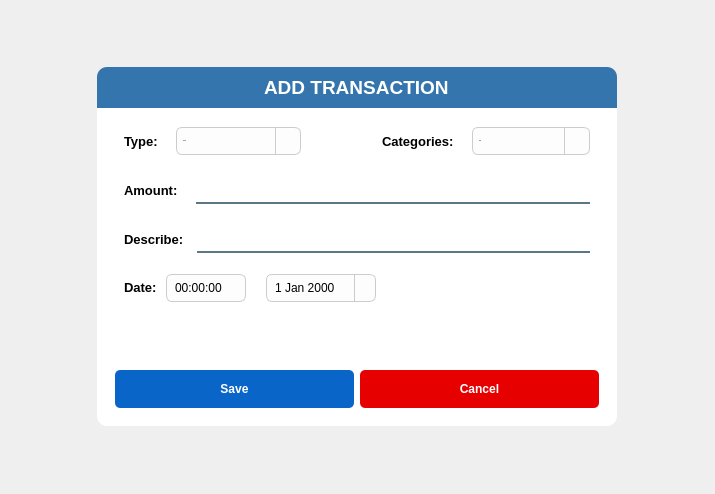
<?xml version="1.0" encoding="UTF-8"?>
<ui version="4.0">
 <class>Dialog</class>
 <widget class="QDialog" name="Dialog">
  <property name="geometry">
   <rect>
    <x>0</x>
    <y>0</y>
    <width>715</width>
    <height>494</height>
   </rect>
  </property>
  <property name="windowTitle">
   <string>Dialog</string>
  </property>
  <property name="styleSheet">
   <string notr="true"/>
  </property>
  <layout class="QHBoxLayout" name="horizontalLayout_16">
   <item>
    <widget class="QFrame" name="mainFrame">
     <property name="maximumSize">
      <size>
       <width>520</width>
       <height>360</height>
      </size>
     </property>
     <property name="styleSheet">
      <string notr="true">border-radius:10px;</string>
     </property>
     <property name="frameShape">
      <enum>QFrame::StyledPanel</enum>
     </property>
     <property name="frameShadow">
      <enum>QFrame::Raised</enum>
     </property>
     <layout class="QVBoxLayout" name="verticalLayout_2">
      <property name="spacing">
       <number>0</number>
      </property>
      <property name="leftMargin">
       <number>0</number>
      </property>
      <property name="topMargin">
       <number>0</number>
      </property>
      <property name="rightMargin">
       <number>0</number>
      </property>
      <property name="bottomMargin">
       <number>0</number>
      </property>
      <item>
       <widget class="QFrame" name="frame_2">
        <property name="minimumSize">
         <size>
          <width>520</width>
          <height>0</height>
         </size>
        </property>
        <property name="maximumSize">
         <size>
          <width>497</width>
          <height>41</height>
         </size>
        </property>
        <property name="styleSheet">
         <string notr="true">background-color: rgb(51, 117, 172);
border-bottom-right-radius:0px;
border-bottom-left-radius:0px;</string>
        </property>
        <property name="frameShape">
         <enum>QFrame::StyledPanel</enum>
        </property>
        <property name="frameShadow">
         <enum>QFrame::Raised</enum>
        </property>
        <layout class="QVBoxLayout" name="verticalLayout_3">
         <item alignment="Qt::AlignHCenter">
          <widget class="QLabel" name="label">
           <property name="font">
            <font>
             <pointsize>14</pointsize>
             <weight>75</weight>
             <bold>true</bold>
            </font>
           </property>
           <property name="styleSheet">
            <string notr="true">color: rgb(255, 255, 255);</string>
           </property>
           <property name="text">
            <string>ADD TRANSACTION</string>
           </property>
          </widget>
         </item>
        </layout>
       </widget>
      </item>
      <item>
       <widget class="QFrame" name="frame_3">
        <property name="sizePolicy">
         <sizepolicy hsizetype="Preferred" vsizetype="Expanding">
          <horstretch>0</horstretch>
          <verstretch>0</verstretch>
         </sizepolicy>
        </property>
        <property name="minimumSize">
         <size>
          <width>520</width>
          <height>306</height>
         </size>
        </property>
        <property name="maximumSize">
         <size>
          <width>486</width>
          <height>318</height>
         </size>
        </property>
        <property name="styleSheet">
         <string notr="true">background-color: rgb(255, 255, 255);
border-top-right-radius:0px;
border-top-left-radius:0px;</string>
        </property>
        <property name="frameShape">
         <enum>QFrame::StyledPanel</enum>
        </property>
        <property name="frameShadow">
         <enum>QFrame::Raised</enum>
        </property>
        <layout class="QVBoxLayout" name="verticalLayout_4">
         <property name="spacing">
          <number>0</number>
         </property>
         <item>
          <widget class="QFrame" name="frame_4">
           <property name="styleSheet">
            <string notr="true">border-bottom-radius:1px solid rgb(166, 166, 166);</string>
           </property>
           <property name="frameShape">
            <enum>QFrame::StyledPanel</enum>
           </property>
           <property name="frameShadow">
            <enum>QFrame::Raised</enum>
           </property>
           <layout class="QHBoxLayout" name="horizontalLayout">
            <property name="spacing">
             <number>0</number>
            </property>
            <property name="topMargin">
             <number>0</number>
            </property>
            <property name="bottomMargin">
             <number>0</number>
            </property>
            <item alignment="Qt::AlignLeft">
             <widget class="QFrame" name="frame_8">
              <property name="frameShape">
               <enum>QFrame::StyledPanel</enum>
              </property>
              <property name="frameShadow">
               <enum>QFrame::Raised</enum>
              </property>
              <layout class="QHBoxLayout" name="horizontalLayout_2">
               <item alignment="Qt::AlignLeft">
                <widget class="QLabel" name="label_2">
                 <property name="font">
                  <font>
                   <pointsize>10</pointsize>
                   <weight>75</weight>
                   <bold>true</bold>
                  </font>
                 </property>
                 <property name="text">
                  <string>Type:</string>
                 </property>
                </widget>
               </item>
              </layout>
             </widget>
            </item>
            <item>
             <widget class="QFrame" name="frame_9">
              <property name="sizePolicy">
               <sizepolicy hsizetype="Expanding" vsizetype="Preferred">
                <horstretch>0</horstretch>
                <verstretch>0</verstretch>
               </sizepolicy>
              </property>
              <property name="frameShape">
               <enum>QFrame::StyledPanel</enum>
              </property>
              <property name="frameShadow">
               <enum>QFrame::Raised</enum>
              </property>
              <layout class="QHBoxLayout" name="horizontalLayout_3">
               <item alignment="Qt::AlignLeft">
                <widget class="QComboBox" name="type_combobox">
                 <property name="minimumSize">
                  <size>
                   <width>125</width>
                   <height>28</height>
                  </size>
                 </property>
                 <property name="font">
                  <font>
                   <family>Segoe UI</family>
                   <pointsize>-1</pointsize>
                   <weight>50</weight>
                   <italic>false</italic>
                   <bold>false</bold>
                  </font>
                 </property>
                 <property name="styleSheet">
                  <string notr="true">QComboBox {
    background-color: #fdfdfd;
    border: 1px solid #ccc;
    border-radius: 6px;
    padding: 4px 6px;
    font: 13px &quot;Segoe UI&quot;;
    combobox-popup: 0;
}

QComboBox:hover {
    border: 1px solid #a5a5a5;
}

QComboBox:focus {
    border: 1px solid #5ab1ef;
}

QComboBox::drop-down {
    subcontrol-origin: padding;
    subcontrol-position: top right;
    width: 24px;
    border-left: 1px solid #ccc;
    background-color: transparent;
}

QComboBox::down-arrow {
    image: url(:/icon/chevron-down.svg);
    width: 10px;
    height: 10px;
}

QComboBox::down-arrow:disabled {
    image: none;
}
</string>
                 </property>
                 <item>
                  <property name="text">
                   <string>income</string>
                  </property>
                 </item>
                 <item>
                  <property name="text">
                   <string>expense</string>
                  </property>
                 </item>
                </widget>
               </item>
              </layout>
             </widget>
            </item>
            <item>
             <widget class="QFrame" name="frame_10">
              <property name="frameShape">
               <enum>QFrame::StyledPanel</enum>
              </property>
              <property name="frameShadow">
               <enum>QFrame::Raised</enum>
              </property>
              <layout class="QHBoxLayout" name="horizontalLayout_10">
               <property name="spacing">
                <number>0</number>
               </property>
               <property name="topMargin">
                <number>0</number>
               </property>
               <property name="rightMargin">
                <number>0</number>
               </property>
               <property name="bottomMargin">
                <number>0</number>
               </property>
               <item>
                <widget class="QFrame" name="frame_14">
                 <property name="frameShape">
                  <enum>QFrame::StyledPanel</enum>
                 </property>
                 <property name="frameShadow">
                  <enum>QFrame::Raised</enum>
                 </property>
                 <layout class="QHBoxLayout" name="horizontalLayout_5">
                  <item alignment="Qt::AlignLeft">
                   <widget class="QLabel" name="label_3">
                    <property name="font">
                     <font>
                      <pointsize>10</pointsize>
                      <weight>75</weight>
                      <bold>true</bold>
                     </font>
                    </property>
                    <property name="text">
                     <string>Categories:</string>
                    </property>
                   </widget>
                  </item>
                 </layout>
                </widget>
               </item>
               <item>
                <widget class="QFrame" name="frame_11">
                 <property name="sizePolicy">
                  <sizepolicy hsizetype="Expanding" vsizetype="Preferred">
                   <horstretch>0</horstretch>
                   <verstretch>0</verstretch>
                  </sizepolicy>
                 </property>
                 <property name="frameShape">
                  <enum>QFrame::StyledPanel</enum>
                 </property>
                 <property name="frameShadow">
                  <enum>QFrame::Raised</enum>
                 </property>
                 <layout class="QHBoxLayout" name="horizontalLayout_6">
                  <item alignment="Qt::AlignLeft">
                   <widget class="QComboBox" name="categories_combobox">
                    <property name="minimumSize">
                     <size>
                      <width>118</width>
                      <height>28</height>
                     </size>
                    </property>
                    <property name="font">
                     <font>
                      <family>Segoe UI</family>
                      <pointsize>-1</pointsize>
                      <weight>50</weight>
                      <italic>false</italic>
                      <bold>false</bold>
                     </font>
                    </property>
                    <property name="styleSheet">
                     <string notr="true">QComboBox {
    background-color: #fdfdfd;
    border: 1px solid #ccc;
    border-radius: 6px;
    padding: 4px 6px;
    font: 13px &quot;Segoe UI&quot;;
    combobox-popup: 0;
}

QComboBox:hover {
    border: 1px solid #a5a5a5;
}

QComboBox:focus {
    border: 1px solid #5ab1ef;
}

QComboBox::drop-down {
    subcontrol-origin: padding;
    subcontrol-position: top right;
    width: 24px;
    border-left: 1px solid #ccc;
    background-color: transparent;
}

QComboBox::down-arrow {
    image: url(:/icon/chevron-down.svg);
    width: 10px;
    height: 10px;
}

QComboBox::down-arrow:disabled {
    image: none;
}
</string>
                    </property>
                    <item>
                     <property name="text">
                      <string>Food</string>
                     </property>
                    </item>
                    <item>
                     <property name="text">
                      <string>Bills and utilities</string>
                     </property>
                    </item>
                    <item>
                     <property name="text">
                      <string>Shopping</string>
                     </property>
                    </item>
                    <item>
                     <property name="text">
                      <string>Family</string>
                     </property>
                    </item>
                    <item>
                     <property name="text">
                      <string>Vehicle</string>
                     </property>
                    </item>
                    <item>
                     <property name="text">
                      <string>Health</string>
                     </property>
                    </item>
                    <item>
                     <property name="text">
                      <string>Education</string>
                     </property>
                    </item>
                    <item>
                     <property name="text">
                      <string>Entertaiment</string>
                     </property>
                    </item>
                    <item>
                     <property name="text">
                      <string>Others</string>
                     </property>
                    </item>
                   </widget>
                  </item>
                 </layout>
                </widget>
               </item>
              </layout>
             </widget>
            </item>
           </layout>
          </widget>
         </item>
         <item>
          <widget class="QFrame" name="frame_6">
           <property name="minimumSize">
            <size>
             <width>0</width>
             <height>0</height>
            </size>
           </property>
           <property name="styleSheet">
            <string notr="true">border-bottom-radius:1px solid rgb(211, 211, 211);</string>
           </property>
           <property name="frameShape">
            <enum>QFrame::StyledPanel</enum>
           </property>
           <property name="frameShadow">
            <enum>QFrame::Raised</enum>
           </property>
           <layout class="QHBoxLayout" name="horizontalLayout_7">
            <property name="spacing">
             <number>0</number>
            </property>
            <property name="topMargin">
             <number>0</number>
            </property>
            <property name="bottomMargin">
             <number>0</number>
            </property>
            <item alignment="Qt::AlignLeft">
             <widget class="QFrame" name="frame_12">
              <property name="minimumSize">
               <size>
                <width>0</width>
                <height>0</height>
               </size>
              </property>
              <property name="frameShape">
               <enum>QFrame::StyledPanel</enum>
              </property>
              <property name="frameShadow">
               <enum>QFrame::Raised</enum>
              </property>
              <layout class="QHBoxLayout" name="horizontalLayout_8">
               <item>
                <widget class="QLabel" name="label_4">
                 <property name="font">
                  <font>
                   <pointsize>10</pointsize>
                   <weight>75</weight>
                   <bold>true</bold>
                  </font>
                 </property>
                 <property name="text">
                  <string>Amount:</string>
                 </property>
                </widget>
               </item>
              </layout>
             </widget>
            </item>
            <item>
             <widget class="QFrame" name="frame_13">
              <property name="frameShape">
               <enum>QFrame::StyledPanel</enum>
              </property>
              <property name="frameShadow">
               <enum>QFrame::Raised</enum>
              </property>
              <layout class="QHBoxLayout" name="horizontalLayout_9">
               <item>
                <widget class="QLineEdit" name="amount_line_edit">
                 <property name="minimumSize">
                  <size>
                   <width>371</width>
                   <height>24</height>
                  </size>
                 </property>
                 <property name="font">
                  <font>
                   <pointsize>10</pointsize>
                  </font>
                 </property>
                 <property name="styleSheet">
                  <string notr="true">background-color: rgba(0, 0, 0, 0);
border: 2px solid rgba(0, 0, 0, 0);
border-bottom-color: rgba(46, 82, 101, 200);
color: rgb(0, 0, 0);
padding-bottom: 7px;
border-radius: 0px;
</string>
                 </property>
                 <property name="text">
                  <string/>
                 </property>
                </widget>
               </item>
              </layout>
             </widget>
            </item>
           </layout>
          </widget>
         </item>
         <item>
          <widget class="QFrame" name="frame_7">
           <property name="styleSheet">
            <string notr="true">border-bottom-radius:1px solid rgb(211, 211, 211);</string>
           </property>
           <property name="frameShape">
            <enum>QFrame::StyledPanel</enum>
           </property>
           <property name="frameShadow">
            <enum>QFrame::Raised</enum>
           </property>
           <layout class="QHBoxLayout" name="horizontalLayout_4">
            <property name="spacing">
             <number>0</number>
            </property>
            <property name="topMargin">
             <number>0</number>
            </property>
            <property name="bottomMargin">
             <number>0</number>
            </property>
            <item>
             <widget class="QFrame" name="frame_16">
              <property name="frameShape">
               <enum>QFrame::StyledPanel</enum>
              </property>
              <property name="frameShadow">
               <enum>QFrame::Raised</enum>
              </property>
              <layout class="QHBoxLayout" name="horizontalLayout_12">
               <property name="rightMargin">
                <number>4</number>
               </property>
               <item>
                <widget class="QLabel" name="label_5">
                 <property name="font">
                  <font>
                   <pointsize>10</pointsize>
                   <weight>75</weight>
                   <bold>true</bold>
                  </font>
                 </property>
                 <property name="text">
                  <string>Describe:</string>
                 </property>
                </widget>
               </item>
              </layout>
             </widget>
            </item>
            <item>
             <widget class="QFrame" name="frame_15">
              <property name="frameShape">
               <enum>QFrame::StyledPanel</enum>
              </property>
              <property name="frameShadow">
               <enum>QFrame::Raised</enum>
              </property>
              <layout class="QHBoxLayout" name="horizontalLayout_11">
               <item>
                <widget class="QLineEdit" name="describe_line_edit">
                 <property name="minimumSize">
                  <size>
                   <width>371</width>
                   <height>25</height>
                  </size>
                 </property>
                 <property name="font">
                  <font>
                   <pointsize>10</pointsize>
                  </font>
                 </property>
                 <property name="styleSheet">
                  <string notr="true">background-color: rgba(0, 0, 0, 0);
border: 2px solid rgba(0, 0, 0, 0);
border-bottom-color: rgba(46, 82, 101, 200);
color: rgb(0, 0, 0);
padding-bottom: 7px;
border-radius: 0px;
</string>
                 </property>
                 <property name="text">
                  <string/>
                 </property>
                </widget>
               </item>
              </layout>
             </widget>
            </item>
           </layout>
          </widget>
         </item>
         <item alignment="Qt::AlignLeft">
          <widget class="QFrame" name="frame_5">
           <property name="minimumSize">
            <size>
             <width>218</width>
             <height>0</height>
            </size>
           </property>
           <property name="frameShape">
            <enum>QFrame::StyledPanel</enum>
           </property>
           <property name="frameShadow">
            <enum>QFrame::Raised</enum>
           </property>
           <layout class="QHBoxLayout" name="horizontalLayout_13">
            <property name="spacing">
             <number>0</number>
            </property>
            <property name="topMargin">
             <number>0</number>
            </property>
            <property name="bottomMargin">
             <number>0</number>
            </property>
            <item alignment="Qt::AlignLeft">
             <widget class="QFrame" name="frame_17">
              <property name="frameShape">
               <enum>QFrame::StyledPanel</enum>
              </property>
              <property name="frameShadow">
               <enum>QFrame::Raised</enum>
              </property>
              <layout class="QHBoxLayout" name="horizontalLayout_14">
               <item alignment="Qt::AlignLeft">
                <widget class="QLabel" name="label_6">
                 <property name="font">
                  <font>
                   <pointsize>10</pointsize>
                   <weight>75</weight>
                   <bold>true</bold>
                  </font>
                 </property>
                 <property name="text">
                  <string>Date:</string>
                 </property>
                </widget>
               </item>
              </layout>
             </widget>
            </item>
            <item alignment="Qt::AlignHCenter|Qt::AlignVCenter">
             <widget class="QFrame" name="frame_18">
              <property name="sizePolicy">
               <sizepolicy hsizetype="Expanding" vsizetype="Preferred">
                <horstretch>0</horstretch>
                <verstretch>0</verstretch>
               </sizepolicy>
              </property>
              <property name="frameShape">
               <enum>QFrame::StyledPanel</enum>
              </property>
              <property name="frameShadow">
               <enum>QFrame::Raised</enum>
              </property>
              <layout class="QHBoxLayout" name="horizontalLayout_15">
               <property name="spacing">
                <number>20</number>
               </property>
               <property name="leftMargin">
                <number>0</number>
               </property>
               <property name="topMargin">
                <number>11</number>
               </property>
               <item alignment="Qt::AlignHCenter|Qt::AlignVCenter">
                <widget class="QTimeEdit" name="timeEdit">
                 <property name="minimumSize">
                  <size>
                   <width>0</width>
                   <height>28</height>
                  </size>
                 </property>
                 <property name="styleSheet">
                  <string notr="true">QDateTimeEdit {
    background-color: #fdfdfd;
    border: 1px solid #ccc;
    border-radius: 6px;
    padding: 4px 6px;
    font: 13px &quot;Segoe UI&quot;;
}

QDateTimeEdit::drop-down {
    subcontrol-origin: padding;
    subcontrol-position: top right;
    width: 20px;
    border-left: 1px solid #ccc;
}

QDateTimeEdit::up-button, QDateTimeEdit::down-button {
    width: 14px;
    height: 14px;
    border: none;
    background-color: transparent;
}

QDateTimeEdit::up-arrow {
    image: url(:/icon/chevron-up.svg);
    width: 10px;
    height: 10px;
}

QDateTimeEdit::down-arrow {
    image: url(:/icon/chevron-down.svg);
    width: 10px;
    height: 10px;
}

QDateTimeEdit:focus {
    border: 1px solid #5ab1ef;
    background-color: #ffffff;
}
</string>
                 </property>
                 <property name="calendarPopup">
                  <bool>true</bool>
                 </property>
                </widget>
               </item>
               <item alignment="Qt::AlignLeft">
                <widget class="QDateEdit" name="dateEdit">
                 <property name="minimumSize">
                  <size>
                   <width>110</width>
                   <height>28</height>
                  </size>
                 </property>
                 <property name="styleSheet">
                  <string notr="true">QDateTimeEdit {
    background-color: #fdfdfd;
    border: 1px solid #ccc;
    border-radius: 6px;
    padding: 4px 6px;
    font: 13px &quot;Segoe UI&quot;;
}

QDateTimeEdit::drop-down {
    subcontrol-origin: padding;
    subcontrol-position: top right;
    width: 20px;
    border-left: 1px solid #ccc;
}

QDateTimeEdit::up-button, QDateTimeEdit::down-button {
    width: 14px;
    height: 14px;
    border: none;
    background-color: transparent;
}

QDateTimeEdit::up-arrow {
    image: url(:/icon/chevron-up.svg);
    width: 10px;
    height: 10px;
}

QDateTimeEdit::down-arrow {
    image: url(:/icon/chevron-down.svg);
    width: 10px;
    height: 10px;
}

QDateTimeEdit:focus {
    border: 1px solid #5ab1ef;
    background-color: #ffffff;
}
QCalendarWidget {
    background-color: #fdfdfd;
    border: 1px solid #dcdcdc;
    border-radius: 8px;
}

QCalendarWidget QToolButton {
    height: 30px;
    width: 100px;
    color: #2c3e50;
    font-weight: bold;
    icon-size: 24px, 24px;
    background-color: transparent;
    border: none;
}

QCalendarWidget QToolButton:hover {
    color: #3498db;
}

QCalendarWidget QMenu {
    background-color: white;
    border: 1px solid #dcdcdc;
}

QCalendarWidget QSpinBox {
    width: 60px;
    font-size: 14px;
    padding: 2px;
}

QCalendarWidget QSpinBox::up-button, QCalendarWidget QSpinBox::down-button {
    width: 12px;
    background-color: #ecf0f1;
}

QCalendarWidget QAbstractItemView {
    outline: 0;
    selection-background-color: #3498db;
    selection-color: white;
    background-color: #ffffff;
    gridline-color: #ecf0f1;
    font-size: 13px;
}

QCalendarWidget QAbstractItemView:enabled {
    color: #2c3e50;
}

QCalendarWidget QWidget#qt_calendar_navigationbar {
    background-color: #f0f0f0;
    border-bottom: 1px solid #dcdcdc;
}

QCalendarWidget QTableView {
    border: none;
}

QCalendarWidget QTableView::item:selected {
    background-color: #3498db;
    color: white;
    border-radius: 5px;
}

QCalendarWidget QTableView::item:enabled {
    background-color: #ffffff;
}

QCalendarWidget QTableView::item:disabled {
    color: #bdc3c7;
}
</string>
                 </property>
                 <property name="calendarPopup">
                  <bool>true</bool>
                 </property>
                </widget>
               </item>
              </layout>
             </widget>
            </item>
           </layout>
          </widget>
         </item>
         <item>
          <widget class="QFrame" name="frame_check">
           <property name="frameShape">
            <enum>QFrame::StyledPanel</enum>
           </property>
           <property name="frameShadow">
            <enum>QFrame::Raised</enum>
           </property>
           <layout class="QHBoxLayout" name="horizontalLayout_20">
            <item>
             <widget class="QLabel" name="text_error">
              <property name="styleSheet">
               <string notr="true">color: rgb(255, 0, 0);</string>
              </property>
              <property name="text">
               <string/>
              </property>
             </widget>
            </item>
           </layout>
          </widget>
         </item>
         <item>
          <widget class="QFrame" name="frame_19">
           <property name="frameShape">
            <enum>QFrame::StyledPanel</enum>
           </property>
           <property name="frameShadow">
            <enum>QFrame::Raised</enum>
           </property>
           <layout class="QHBoxLayout" name="horizontalLayout_17">
            <item>
             <widget class="QFrame" name="frame_20">
              <property name="styleSheet">
               <string notr="true"/>
              </property>
              <property name="frameShape">
               <enum>QFrame::StyledPanel</enum>
              </property>
              <property name="frameShadow">
               <enum>QFrame::Raised</enum>
              </property>
              <layout class="QHBoxLayout" name="horizontalLayout_19">
               <property name="leftMargin">
                <number>0</number>
               </property>
               <property name="topMargin">
                <number>0</number>
               </property>
               <property name="rightMargin">
                <number>0</number>
               </property>
               <property name="bottomMargin">
                <number>0</number>
               </property>
               <item>
                <widget class="QPushButton" name="ctn_btn">
                 <property name="minimumSize">
                  <size>
                   <width>0</width>
                   <height>38</height>
                  </size>
                 </property>
                 <property name="font">
                  <font>
                   <weight>75</weight>
                   <bold>true</bold>
                  </font>
                 </property>
                 <property name="cursor">
                  <cursorShape>PointingHandCursor</cursorShape>
                 </property>
                 <property name="styleSheet">
                  <string notr="true">#ctn_btn{
	background-color: rgb(9, 101, 200);
	color: rgba(255, 255, 255, 255);
	border-radius: 5px;
}
#ctn_btn:pressed {
	padding-left: 5px;
	padding-top: 5px;
	background-color: rgba(255, 107, 107, 255);
}

#ctn_btn:hover {
background-color: rgb(7, 64, 157);
}</string>
                 </property>
                 <property name="text">
                  <string>Save</string>
                 </property>
                </widget>
               </item>
              </layout>
             </widget>
            </item>
            <item>
             <widget class="QFrame" name="frame_21">
              <property name="frameShape">
               <enum>QFrame::StyledPanel</enum>
              </property>
              <property name="frameShadow">
               <enum>QFrame::Raised</enum>
              </property>
              <layout class="QHBoxLayout" name="horizontalLayout_18">
               <property name="leftMargin">
                <number>0</number>
               </property>
               <property name="topMargin">
                <number>0</number>
               </property>
               <property name="rightMargin">
                <number>0</number>
               </property>
               <property name="bottomMargin">
                <number>0</number>
               </property>
               <item>
                <widget class="QPushButton" name="cancel_btn">
                 <property name="minimumSize">
                  <size>
                   <width>0</width>
                   <height>38</height>
                  </size>
                 </property>
                 <property name="font">
                  <font>
                   <weight>75</weight>
                   <bold>true</bold>
                  </font>
                 </property>
                 <property name="cursor">
                  <cursorShape>PointingHandCursor</cursorShape>
                 </property>
                 <property name="styleSheet">
                  <string notr="true">#cancel_btn{
	background-color: rgb(230, 0, 0);
	color: rgba(255, 255, 255, 255);
	border-radius: 5px;
}
#cancel_btn:pressed {
	padding-left: 5px;
	padding-top: 5px;
	background-color: rgba(255, 107, 107, 255);
}

#cancel_btn:hover {
	
	background-color: rgb(140, 0, 0);
}</string>
                 </property>
                 <property name="text">
                  <string>Cancel</string>
                 </property>
                </widget>
               </item>
              </layout>
             </widget>
            </item>
           </layout>
          </widget>
         </item>
        </layout>
       </widget>
      </item>
     </layout>
    </widget>
   </item>
  </layout>
 </widget>
 <resources>
  <include location="../Resource/resource.qrc"/>
 </resources>
 <connections/>
</ui>
